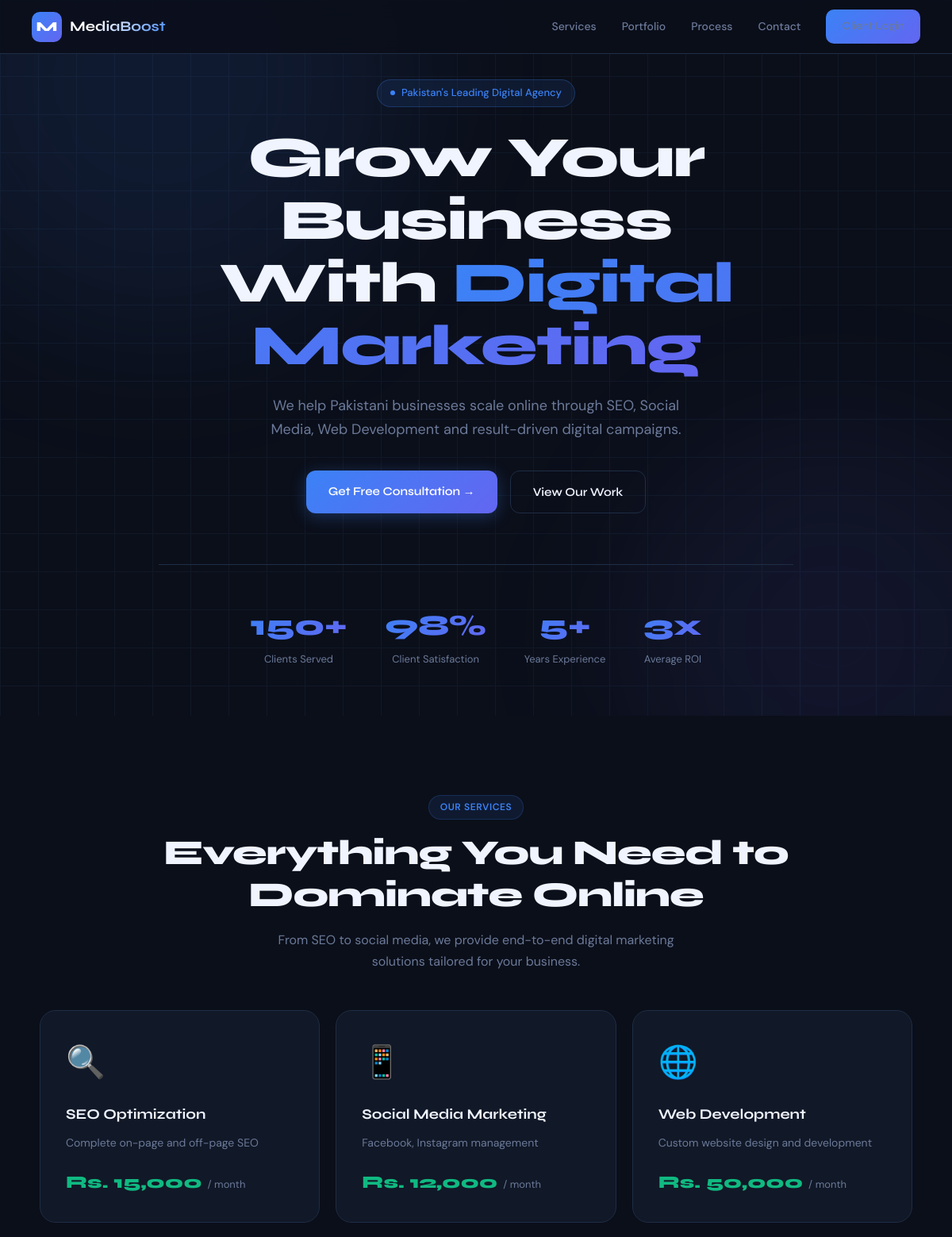
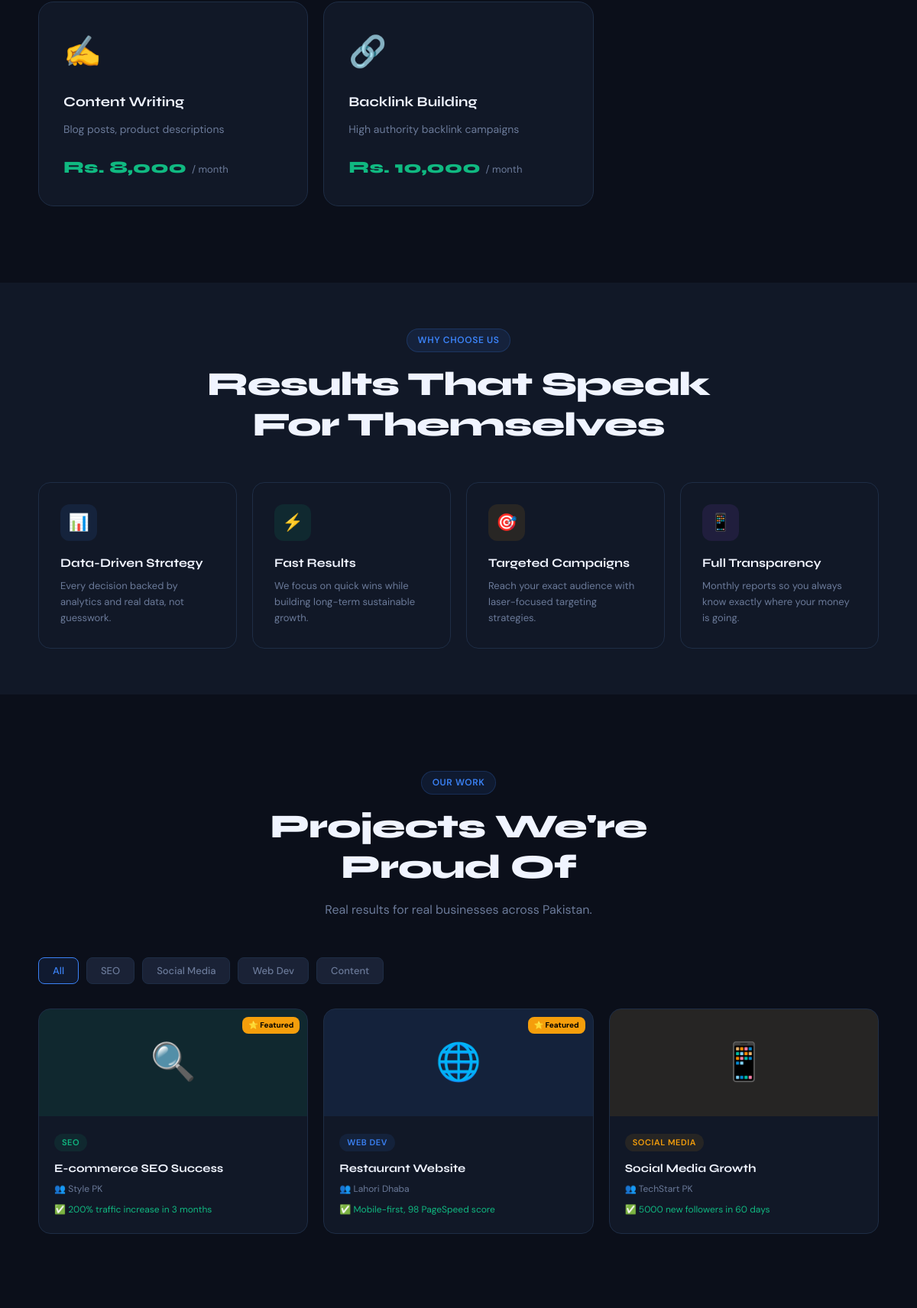
The page /public/index.php (upper part) on the database its author committed (2 pictures, top to bottom).
### tables this page shows
CREATE TABLE services (
    id          INT AUTO_INCREMENT PRIMARY KEY,
    name        VARCHAR(100) NOT NULL,
    description TEXT,
    price       DECIMAL(10,2),
    is_active   TINYINT(1) DEFAULT 1
);

CREATE TABLE portfolio (
    id          INT AUTO_INCREMENT PRIMARY KEY,
    title       VARCHAR(200) NOT NULL,
    category    ENUM('web_dev','seo','social_media','content','backlinks') NOT NULL,
    description TEXT,
    client_name VARCHAR(100),
    thumbnail   VARCHAR(500),
    live_url    VARCHAR(500),
    results     TEXT,
    is_featured TINYINT(1) DEFAULT 0,
    sort_order  INT DEFAULT 0,
    created_at  TIMESTAMP DEFAULT CURRENT_TIMESTAMP
);

### public/index.php (the view, shortened to what this page needs)
<?php
$db = getDB();
$services = $db->query("SELECT * FROM services WHERE is_active=1")->fetchAll();
$portfolio = $db->query("SELECT * FROM portfolio ORDER BY is_featured DESC, sort_order ASC LIMIT 9")->fetchAll();
?>
<!DOCTYPE html>
<html lang="en">
<head>
</head>
<body>
<nav>
  <a href="#" class="nav-logo">
    <div class="nav-logo-icon">M</div>
    <span class="nav-logo-text">MediaBoost</span>
  </a>
  <div class="nav-links">
    <a href="#services">Services</a>
    <a href="#portfolio">Portfolio</a>
    <a href="#process">Process</a>
    <a href="#booking">Contact</a>
    <a href="../index.php" class="nav-cta">Client Login</a>
  </div>
</nav>
<section class="hero">
  <div class="orb orb-1"></div>
  <div class="orb orb-2"></div>
  <div class="hero-content">
    <div class="hero-badge"><span></span> Pakistan's Leading Digital Agency</div>
    <h1>Grow Your Business<br>With <span>Digital Marketing</span></h1>
    <p>We help Pakistani businesses scale online through SEO, Social Media, Web Development and result-driven digital campaigns.</p>
    <div class="hero-btns">
      <a href="#booking" class="btn-primary">Get Free Consultation →</a>
      <a href="#portfolio" class="btn-outline">View Our Work</a>
    </div>
    <div class="hero-stats">
      <div class="stat-item"><div class="stat-num">150+</div><div class="stat-lbl">Clients Served</div></div>
      <div class="stat-item"><div class="stat-num">98%</div><div class="stat-lbl">Client Satisfaction</div></div>
      <div class="stat-item"><div class="stat-num">5+</div><div class="stat-lbl">Years Experience</div></div>
      <div class="stat-item"><div class="stat-num">3x</div><div class="stat-lbl">Average ROI</div></div>
    </div>
  </div>
</section>
<section id="services">
  <div class="container">
    <div class="text-center">
      <div class="section-badge">Our Services</div>
      <h2 class="section-title">Everything You Need to<br>Dominate Online</h2>
      <p class="section-sub">From SEO to social media, we provide end-to-end digital marketing solutions tailored for your business.</p>
    </div>
    <div class="services-grid">
      <?php
      $svcIcons=['SEO Optimization'=>'🔍','Social Media Marketing'=>'📱','Web Development'=>'🌐','Content Writing'=>'✍️','Backlink Building'=>'🔗'];
      foreach($services as $s):
        $icon=$svcIcons[$s['name']]??'🛠️';
      ?>
      <div class="service-card">
        <div class="service-icon"><?= $icon ?></div>
        <div class="service-name"><?= htmlspecialchars($s['name']) ?></div>
        <div class="service-desc"><?= htmlspecialchars($s['description']??'Professional digital marketing service tailored to grow your business online.') ?></div>
        <?php if($s['price']): ?>
        <div class="service-price">Rs. <?= number_format($s['price']) ?> <span>/ month</span></div>
        <?php endif; ?>
      </div>
      <?php endforeach; ?>
    </div>
  </div>
</section>
<section style="padding:60px 40px;background:var(--surface)">
  <div class="container">
    <div class="text-center">
      <div class="section-badge">Why Choose Us</div>
      <h2 class="section-title">Results That Speak<br>For Themselves</h2>
    </div>
    <div class="why-grid">
      <div class="why-card"><div class="why-icon" style="background:rgba(59,130,246,.1)">📊</div><div class="why-title">Data-Driven Strategy</div><div class="why-text">Every decision backed by analytics and real data, not guesswork.</div></div>
      <div class="why-card"><div class="why-icon" style="background:rgba(16,185,129,.1)">⚡</div><div class="why-title">Fast Results</div><div class="why-text">We focus on quick wins while building long-term sustainable growth.</div></div>
      <div class="why-card"><div class="why-icon" style="background:rgba(245,158,11,.1)">🎯</div><div class="why-title">Targeted Campaigns</div><div class="why-text">Reach your exact audience with laser-focused targeting strategies.</div></div>
      <div class="why-card"><div class="why-icon" style="background:rgba(168,85,247,.1)">📱</div><div class="why-title">Full Transparency</div><div class="why-text">Monthly reports so you always know exactly where your money is going.</div></div>
    </div>
  </div>
</section>
<section id="portfolio">
  <div class="container">
    <div class="text-center">
      <div class="section-badge">Our Work</div>
      <h2 class="section-title">Projects We're<br>Proud Of</h2>
      <p class="section-sub">Real results for real businesses across Pakistan.</p>
    </div>
    <div class="portfolio-filter">
      <button class="filter-btn active" onclick="filterPortfolio('all',this)">All</button>
      <button class="filter-btn" onclick="filterPortfolio('seo',this)">SEO</button>
      <button class="filter-btn" onclick="filterPortfolio('social_media',this)">Social Media</button>
      <button class="filter-btn" onclick="filterPortfolio('web_dev',this)">Web Dev</button>
      <button class="filter-btn" onclick="filterPortfolio('content',this)">Content</button>
    </div>
    <div class="portfolio-grid" id="portfolioGrid">
      <?php
      $catColors=['web_dev'=>'#3b82f6','seo'=>'#10b981','social_media'=>'#f59e0b','content'=>'#a855f7','backlinks'=>'#f97316'];
      $catIcons=['web_dev'=>'🌐','seo'=>'🔍','social_media'=>'📱','content'=>'✍️','backlinks'=>'🔗'];
      foreach($portfolio as $p):
        $cc=$catColors[$p['category']]??'#6b7a99';
        $ci=$catIcons[$p['category']]??'📂';
      ?>
      <div class="portfolio-card" data-cat="<?= $p['category'] ?>">
        <div class="portfolio-thumb" style="background:<?= $cc ?>18">
          <span><?= $ci ?></span>
          <?php if($p['is_featured']): ?><span class="portfolio-featured">⭐ Featured</span><?php endif; ?>
        </div>
        <div class="portfolio-body">
          <span class="portfolio-cat" style="background:<?= $cc ?>18;color:<?= $cc ?>"><?= ucfirst(str_replace('_',' ',$p['category'])) ?></span>
          <div class="portfolio-title"><?= htmlspecialchars($p['title']) ?></div>
          <div class="portfolio-client">👥 <?= htmlspecialchars($p['client_name']??'') ?></div>
          <?php if($p['results']): ?><div class="portfolio-result">✅ <?= htmlspecialchars($p['results']) ?></div><?php endif; ?>
        </div>
      </div>
      <?php endforeach; ?>
    </div>
  </div>
</section>
</body>
</html>

### rows shown on the page
services: name "🔍", name "SEO Optimization", description "Complete on-page and off-page SEO", price "15,000"
services: name "📱", name "Social Media Marketing", description "Facebook, Instagram management", price "12,000"
services: name "🌐", name "Web Development", description "Custom website design and development", price "50,000"
services: name "✍️", name "Content Writing", description "Blog posts, product descriptions", price "8,000"
services: name "🔗", name "Backlink Building", description "High authority backlink campaigns", price "10,000"
portfolio: category "🔍", is_featured "⭐ Featured", category "SEO", title "E-commerce SEO Success", client_name "Style PK", results "200% traffic increase in 3 months"
portfolio: category "🌐", is_featured "⭐ Featured", category "WEB DEV", title "Restaurant Website", client_name "Lahori Dhaba", results "Mobile-first, 98 PageSpeed score"
portfolio: category "📱", category "SOCIAL MEDIA", title "Social Media Growth", client_name "TechStart PK", results "5000 new followers in 60 days"
